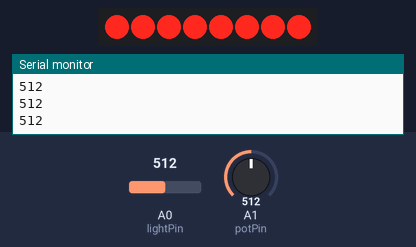
A sketch run on a simulated Arduino Uno, built with avr-gcc and run on an emulated ATmega328P. Parts: 8 shift-register outputs drawn as a row of LEDs (first output left, lit = HIGH), the last lines printed to the serial monitor. Wiring (inferred from the names in the program): shift register (74HC595): data pin 4; shift clock pin 6; latch pin 5. Wiring (inferred from the signals the program sends): row of LEDs: on Q0, Q1, Q2, Q3, Q4, Q5, Q6, Q7. The test bench sets the inputs (shaded band); at power-on: A0 (lightPin) = 512, A1 (potPin) = 512.

Above: at 1.3 s.
1.4 s: A0 (lightPin) set to 473
2.9 s: A0 (lightPin) set to 445
At 4.1 s:
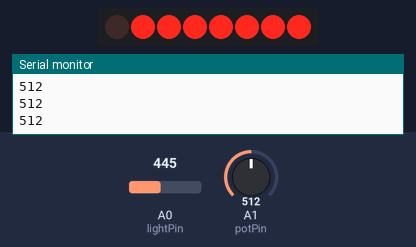
4.5 s: A0 (lightPin) set to 306
At 5.3 s:
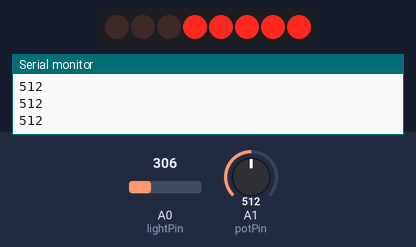
6.0 s: A0 (lightPin) set to 292
7.5 s: A0 (lightPin) set to 276
At 8.7 s:
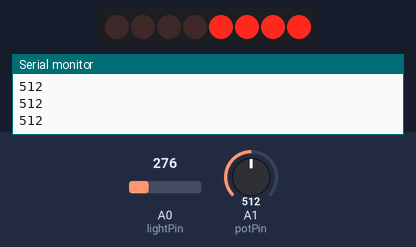
9.0 s: A0 (lightPin) set to 122
At 10.1 s:
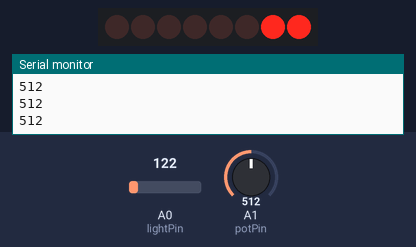
Timing chart, 0 to 11.5 s (numbered marks = the images above; inputs shaded):
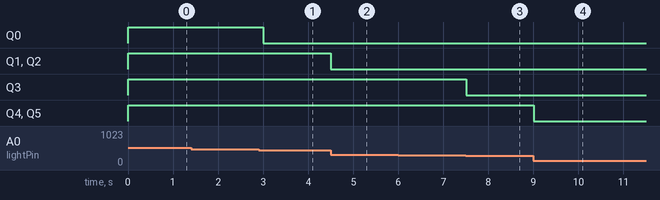

The sketch:

LightSensor.ino
```cpp
/*
Adafruit Arduino - Lesson 9. Light sensing
*/
int lightPin = 0;
int latchPin = 5;
int clockPin = 6;
int dataPin = 4;
int leds = 0;
int potPin = 1;

void setup()
{
  pinMode(latchPin, OUTPUT);
  pinMode(dataPin, OUTPUT);
  pinMode(clockPin, OUTPUT);
  Serial.begin(9600);
}
void loop(){
  int reading = analogRead(lightPin);
  int numLEDSLit = reading / 57; //1023 / 9 / 2
  if (numLEDSLit > 8) numLEDSLit = 8;
  leds = 0; // no LEDs lit to start
  for (int i = 0; i < numLEDSLit; i++){
    leds = leds + (1 << i); // sets the i'th bit
  }
  updateShiftRegister();
  int readingresistor = analogRead(potPin);
  Serial.println(readingresistor);
  delay(500);
}

void updateShiftRegister(){
  digitalWrite(latchPin, LOW);
  shiftOut(dataPin, clockPin, LSBFIRST, leds);
  digitalWrite(latchPin, HIGH);
}
```

Measured:
- the behaviour switches between 456 and 455 on A0 (lightPin) (found by bisection; images 0 and 1)
- the behaviour switches between 285 and 284 on A0 (lightPin) (found by bisection; images 2 and 3)
- after the input at 2.9 s, Q0: HIGH → LOW after 0.10 s
- after the input at 4.5 s, Q1, Q2: HIGH → LOW at once
- after the input at 7.5 s, Q3: HIGH → LOW at once
- after the input at 9.0 s, Q4, Q5: HIGH → LOW at once
